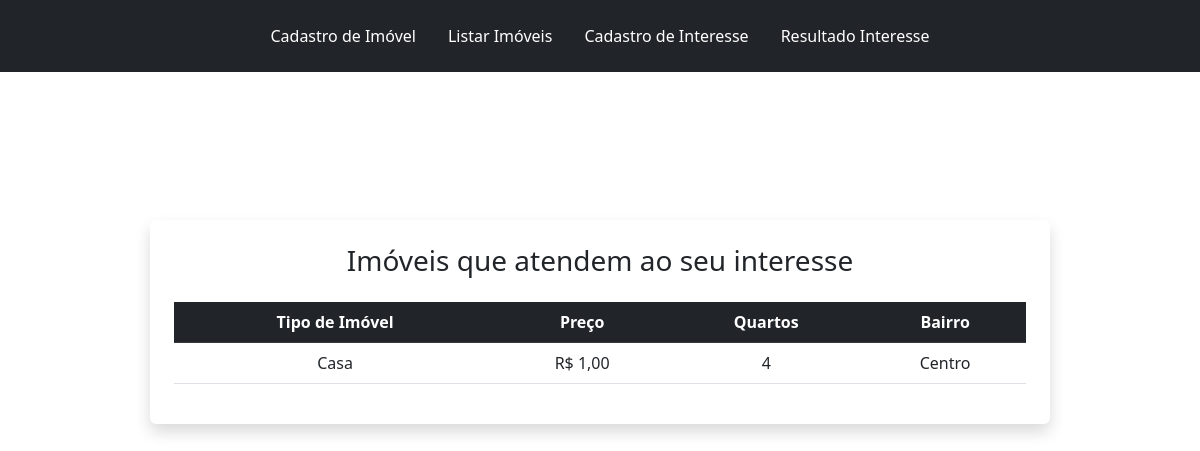
The page /resultados.php?id_interesse=1 on the database its author committed.
### tables this page shows
CREATE TABLE IF NOT EXISTS `imoveis` (
  `id` int(11) NOT NULL AUTO_INCREMENT,
  `tipo` varchar(50) NOT NULL,
  `bairro` varchar(100) NOT NULL,
  `quartos` int(11) NOT NULL,
  `preco` decimal(12,2) NOT NULL,
  PRIMARY KEY (`id`)
);

### resultados.php (the view, shortened to what this page needs)
<?php
require_once("./conexao/conexao.php");
if (isset($_GET['id_interesse'])) {
    $idInteresse = $_GET['id_interesse'];
    $sqlInteresse = "SELECT * FROM interesses WHERE id = ?";
    $stmtInteresse = $conex->prepare($sqlInteresse);
    $stmtInteresse->bindParam(1, $idInteresse, PDO::PARAM_INT);
    $stmtInteresse->execute();
    $interesse = $stmtInteresse->fetch(PDO::FETCH_ASSOC);
    $tipoImovel = $interesse['tipo_desejado'];
    $precoMin = $interesse['preco_min'];
    $precoMax = $interesse['preco_max'];
    $quartosMin = $interesse['quartos_min'];
    $bairros = explode(', ', $interesse['bairros']);
    $sqlImoveis = "SELECT * FROM imoveis WHERE tipo = ?
                   AND quartos >= ?
                   AND preco BETWEEN ? AND ?
                   AND bairro IN (" . implode(",", array_fill(0, count($bairros), "?")) . ")";
    $stmtImoveis = $conex->prepare($sqlImoveis);
    $stmtImoveis->bindValue(1, $tipoImovel, PDO::PARAM_STR);
    $stmtImoveis->bindValue(2, $quartosMin, PDO::PARAM_INT);
    $stmtImoveis->bindValue(3, $precoMin, PDO::PARAM_STR);
    $stmtImoveis->bindValue(4, $precoMax, PDO::PARAM_STR);
    foreach ($bairros as $index => $bairro) {
        $stmtImoveis->bindValue($index + 5, $bairro, PDO::PARAM_STR);
    }
    $stmtImoveis->execute();
    $imoveis = $stmtImoveis->fetchAll(PDO::FETCH_ASSOC);
} else {
    echo "Interesse não encontrado.";
    exit;
}
?>
<!DOCTYPE html>
<html lang="pt-br">
<head>
    <link href="https://cdn.jsdelivr.net/npm/bootstrap@5.3.0-alpha1/dist/css/bootstrap.min.css" rel="stylesheet">
</head>
<body>
<nav class="bg-dark p-3">
        <ul class="nav justify-content-center">
            <li class="nav-item">
                <a class="nav-link text-white" href="./index.php">Cadastro de Imóvel</a>
            </li>
            <li class="nav-item">
                <a class="nav-link text-white" href="./listar.php">Listar Imóveis</a>
            </li>
            <li class="nav-item">
                <a class="nav-link text-white" href="./interesse.php">Cadastro de Interesse</a>
            </li>
            <li class="nav-item">
                <a class="nav-link text-white" href="./resultado.php">Resultado Interesse</a>
            </li>
        </ul>
    </nav>
    <div class="d-flex justify-content-center align-items-center vh-100">
        <div class="container bg-white p-4 rounded shadow" style="max-width: 900px; margin-bottom: 300px;">
            <h3 class="text-center mb-4">Imóveis que atendem ao seu interesse</h3>
            <?php if (count($imoveis) > 0): ?>
                <table class="table table-hover text-center align-middle">
                    <thead class="table-dark">
                        <tr>
                            <th>Tipo de Imóvel</th>
                            <th>Preço</th>
                            <th>Quartos</th>
                            <th>Bairro</th>
                        </tr>
                    </thead>
                    <tbody>
                        <?php foreach ($imoveis as $imovel): ?>
                            <tr>
                                <td><?= htmlspecialchars($imovel['tipo']) ?></td>
                                <td>R$ <?= number_format($imovel['preco'], 2, ',', '.') ?></td>
                                <td><?= $imovel['quartos'] ?></td>
                                <td><?= htmlspecialchars($imovel['bairro']) ?></td>
                            </tr>
                        <?php endforeach; ?>
                    </tbody>
                </table>
            <?php else: ?>
                <p class="text-center">Nenhum imóvel encontrado que atenda aos critérios.</p>
            <?php endif; ?>
        </div>
    </div>
</body>
</html>

### rows shown on the page
imoveis: tipo "Casa", preco "1,00", quartos "4", bairro "Centro"
